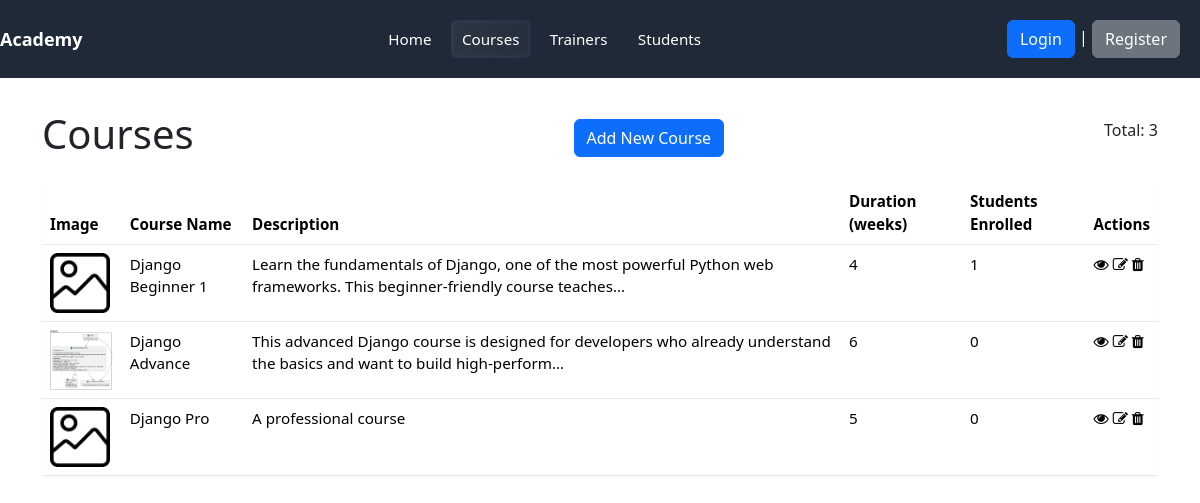
The app's page /academy/courses/, older data.
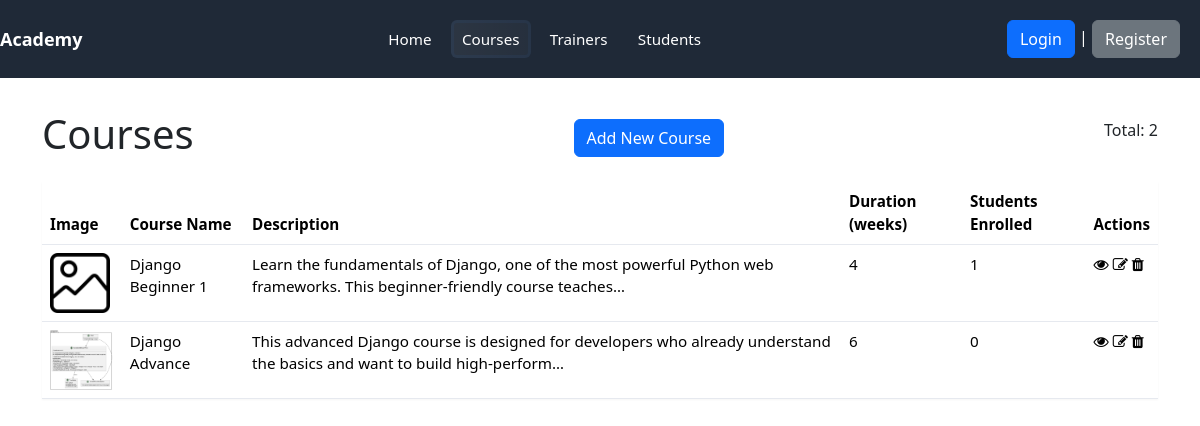
The same page, newer data.
### academy/models.py (models this page shows, shortened)
class Course(models.Model):
    course_name = models.CharField(max_length=200)
    description = models.TextField()
    duration_weeks = models.IntegerField()
    course_image = models.ImageField(upload_to='course_images/', default='default.png')

### academy/views.py (the view)
# urls.py: path('courses/', views.courses, name='courses'),
def courses(request):
    courses = Course.objects.all()
    context = {
        'courses': courses
    }
    return render(request, 'academy/courses.html', context)

### templates/academy/courses.html (shortened to what this page needs)
{% load static %}
<!DOCTYPE html>
<html lang="en">
<head>
  <link rel="stylesheet" href="{% static 'css/style.css' %}">
  <link href="https://cdn.jsdelivr.net/npm/bootstrap@5.3.8/dist/css/bootstrap.min.css" rel="stylesheet"/>
  <link rel="stylesheet" href="https://cdnjs.cloudflare.com/ajax/libs/font-awesome/4.7.0/css/font-awesome.min.css"/>
</head>
<body>
    {% include 'navbar.html' %}
  <div class="container">
    <div class="heading">
      <h1>Courses</h1>
      <div>
        <a href="{% url 'academy:course_add' %}" class="btn btn-primary">Add New Course</a>
      </div>
      <p>Total: {{ courses.count }}</p>
    </div>
    <table class="table" aria-label="Courses table">
      <thead>
        <tr>
          <th>Image</th>
          <th>Course Name</th>
          <th>Description</th>
          <th>Duration (weeks)</th>
          <th>Students Enrolled</th>
          <th>Actions</th>
        </tr>
      </thead>
      <tbody>
        {% for course in courses %}
          <tr>
            <td>
              {% if course.course_image %}
                <img src="{{ course.course_image.url }}" alt="{{ course.course_name }}" class="img-fluid" style="max-width:100px;max-height:60px;">
              {% else %}
                <div style="width:100px;height:60px;background:#f3f4f6;border-radius:4px;display:inline-block"></div>
              {% endif %}
            </td>
            <td>{{ course.course_name }}</td>
            <td>{{ course.description|truncatechars:120 }}</td>
            <td>{{ course.duration_weeks }}</td>
            <td>{{ course.enrolled_students.count }}</td>
            <td>
              <a href="{% url 'academy:course_detail' course.id %}" style="color: black"><i class="fa fa-eye"></i></a>
              <a href="{% url 'academy:course_edit' course.id %}" style="color: black"><i class="fa fa-edit"></i></a>
              <a href="{% url 'academy:course_delete' course.id %}" style="color: black"><i class="fa fa-trash"></i></a>
            </td>
          </tr>
        {% empty %}
          <tr>
            <td colspan="5">No courses found.</td>
          </tr>
        {% endfor %}
      </tbody>
    </table>
  </div>
</body>
</html>

### templates/navbar.html
{% load static %}
<nav class="nav" role="navigation" aria-label="Main navigation">
  <div class="brand">Academy</div>
  <div class="nav-links">
    <a href="{% url 'home' %}" title="Home"
       {% if request.resolver_match and request.resolver_match.url_name == 'home' %}class="active"{% endif %}>
      Home
    </a>
    <a href="{% url 'academy:courses' %}" title="Courses"
       {% if request.resolver_match and request.resolver_match.namespace == 'academy' and request.resolver_match.url_name == 'courses' %}class="active"{% endif %}>
      Courses
    </a>
    <a href="{% url 'academy:trainers' %}" title="Trainers"
       {% if request.resolver_match and request.resolver_match.namespace == 'academy' and request.resolver_match.url_name == 'trainers' %}class="active"{% endif %}>
      Trainers
    </a>
    <a href="{% url 'academy:students' %}" title="Students"
       {% if request.resolver_match and request.resolver_match.namespace == 'academy' and request.resolver_match.url_name == 'students' %}class="active"{% endif %}>
      Students
    </a>
  </div>
  <div>
    {% if request.user.is_authenticated %}
      <span>Welcome, {{ request.user.username }}!</span>
      <a href="{% url 'logout' %}" class="btn btn-danger">Logout</a>
    {% else %}
      <a href="{% url 'login' %}" class="btn btn-primary">Login</a> |
      <a href="{% url 'register' %}" class="btn btn-secondary">Register</a>
    {% endif %}
  </div>
</nav>

### training_portal/static/css/style.css (style rules this page uses)
:root { --nav-bg: #1f2937; --nav-text: #ffffff; --nav-accent: #3b82f6; --nav-hover: rgba(255,255,255,0.08); --container-padding: 1.25rem; }
* { box-sizing: border-box; }
body { margin: 0; font-family: -apple-system, BlinkMacSystemFont, "Segoe UI", Roboto, "Helvetica Neue", Arial; color: #111827; background: #f8fafc; }
.nav { display: flex; align-items: center; justify-content: space-between; padding: var(--container-padding); background: var(--nav-bg); color: var(--nav-text); gap: 1rem; }
.nav .brand { font-weight: 700; font-size: 1.125rem; color: var(--nav-text); text-decoration: none; }
.nav .nav-links { display: flex; gap: 0.5rem; align-items: center; }
.nav .nav-links a { color: var(--nav-text); text-decoration: none; padding: 0.45rem 0.7rem; border-radius: 6px; transition: background 150ms ease, color 150ms ease, transform 120ms ease; font-weight: 500; font-size: 0.95rem; }
.nav .nav-links a.active { background: linear-gradient(90deg, rgba(255,255,255,0.06), rgba(255,255,255,0.03)); box-shadow: 0 0 0 3px rgba(59,130,246,0.06) inset; color: var(--nav-text); }
.container { max-width: 1100px; margin: 2rem auto; padding: 0 1rem; }
.table { width: 100%; border-collapse: collapse; background: #fff; box-shadow: 0 1px 2px rgba(0,0,0,0.04); }
.table th, .table td { padding: 0.6rem 0.75rem; border-bottom: 1px solid #e6e9ef; text-align: left; font-size: 0.95rem; }
.table th { background: #f3f4f6; font-weight: 700; }
.heading { display:flex; align-items:center; justify-content:space-between; gap:1rem; margin-bottom:1rem; }

Row changes from the older to the newer data that the page shows:
removed Course: course_image (placeholder picture), course_name "Django Pro", description "A professional course", duration_weeks "5", enrolled_students.count "0"
Text that changed along with them:
{{ courses.count }}: "3" → "2"
